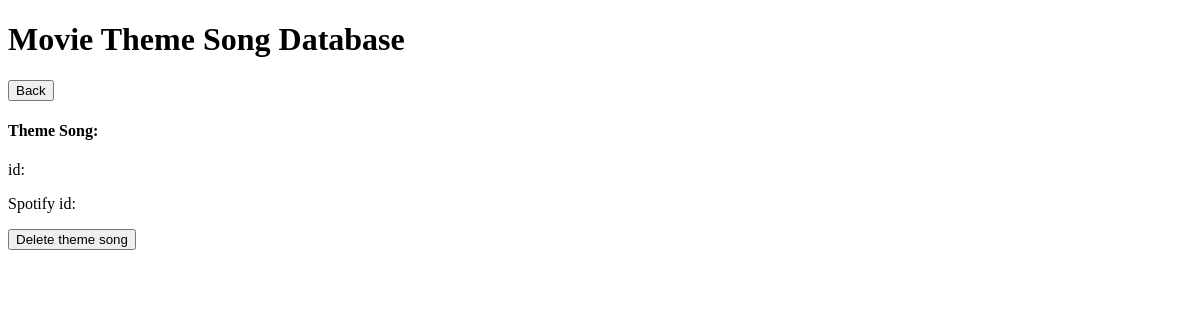
The app's page /themes/5, older data.
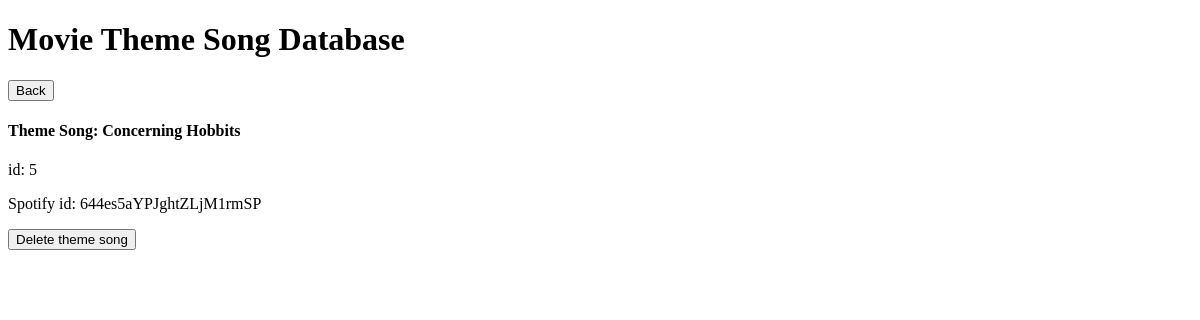
The same page, newer data.
### models.py (models this page shows, shortened)
class Theme(db.Model):
    id = db.Column(db.Integer, primary_key=True, autoincrement=True)
    title = db.Column(db.String(200), nullable=False)
    spotify = db.Column(db.String(22), nullable=False)
    movie = db.Column(db.Integer, db.ForeignKey('movie.id'), nullable=False)

### app.py (the view)
@app.route("/themes/<int:id>", methods = ["GET", "DELETE"])
def theme(id):
    if request.method == "GET":
        theme = Theme.query.get(id)
        return render_template("theme.html", theme=theme)
    elif request.method == "DELETE":
        mid = Theme.query.get(id).movie
        Theme.query.filter(Theme.id == id).delete()
        db.session.commit()
        return redirect(url_for("movie",id=mid))

### api/templates/theme.html
{% extends "layout.html" %}
{% block body %}
<h1>Movie Theme Song Database</h1>
<form action="/movie/{{theme.movie}}" method="get">
	<input type="submit" value="Back">
</form>
<h4>Theme Song: {{theme.title}}</h4>
<p>id: {{theme.id}}</p>
<p>Spotify id: {{theme.spotify}}
<form action="/theme/delete/{{theme.id}}" method="post">
	<input type="submit" value="Delete theme song">
</form>
{% endblock %}

Row changes from the older to the newer data that the page shows:
added Theme: title "Concerning Hobbits", id "5", spotify "644es5aYPJghtZLjM1rmSP"
